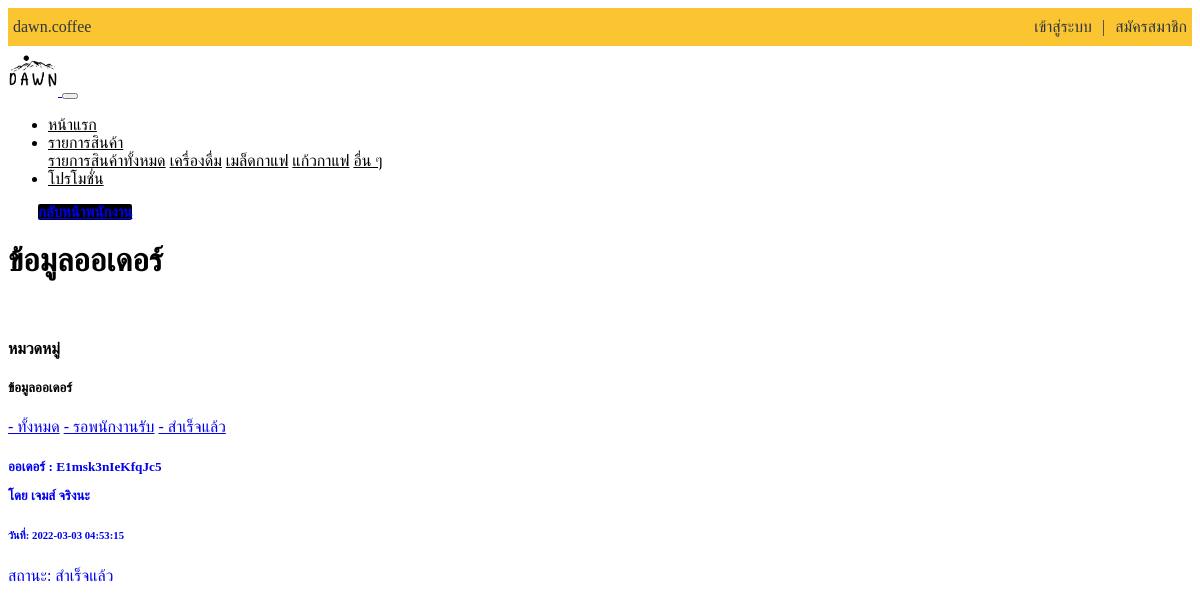
The page /delivery/delivery_order.php on the database as committed earlier.
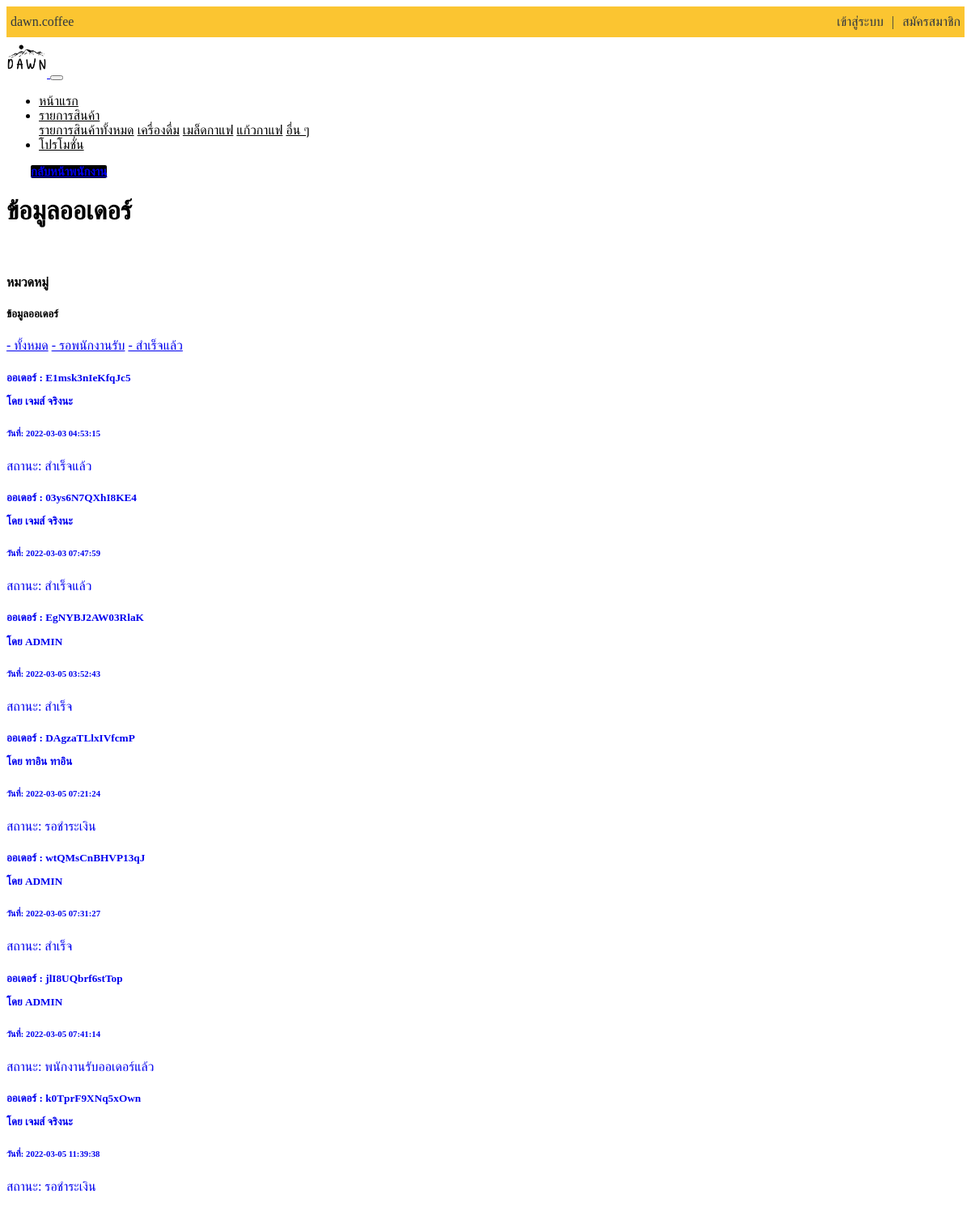
The same page on the database as committed later.
### tables this page shows
CREATE TABLE `orders` (
  `order_id` int(5) NOT NULL,
  `order_date` datetime NOT NULL,
  `order_name` text NOT NULL,
  `order_address` text NOT NULL,
  `order_email` text NOT NULL,
  `order_tal` text NOT NULL,
  `order_key` text NOT NULL,
  `status` text NOT NULL,
  `order_track` text NOT NULL,
  `order_shiping` text NOT NULL,
  `order_rider` text NOT NULL,
  `order_rider_id` int(5) NOT NULL
);

### delivery/orders/order_all.php (the view)
<?php
    include_once('config.inc.php');
    $result = mysqli_query($conn,"SELECT * FROM orders ORDER BY order_id asc");
    while($row = mysqli_fetch_array($result)){
        echo '
        <a href="?page=orders&&OrderID='.$row["order_id"].'" class="text-dark" style="text-decoration:none">
            <div class="card mx-auto" style="">
            <div class="card-body">
                <h5 class="card-title">ออเดอร์ : '.$row["order_key"].' <p> โดย '.$row["order_name"].'</p> </h5>
                <h6 class="card-subtitle mb-2 text-muted">วันที่: '.$row["order_date"].'</h6>
                <p class="card-text">สถานะ: '.$row["status"].'</p>
            </div>
            </div>
        </a> ';
    }
?>

### include/navbar.php (shortened to what this page needs)
<div class="acc-nav">
<ul class="ul-acc-nav">
  <div class="container">
  <li><a href="#"> <i class="fab fa-instagram"></i> dawn.coffee</a></li>
  <?php
      if(isset($_SESSION['auth-id'])){
        include('config.inc.php');
        $sql = "SELECT * FROM account WHERE acc_id='".$_SESSION["auth-id"]."' ";
        $result = mysqli_query($conn, $sql);
        $row = mysqli_fetch_array($result);
        extract($row);
  ?>
  <li style="float:right"><a href="?page=logout">ออกจากระบบ</a></li>
  <li style="float:right" ><a style="color: #2f3640;">|</a></li>
  <li style="float:right" ><a href="?page=profile">คุณ: <?=$acc_name?></a></li>
  <?php }else{ ?>
  <li style="float:right"><a href="?page=register">สมัครสมาชิก</a></li>
  <li style="float:right" ><a style="color: #2f3640;">|</a></li>
  <li style="float:right" ><a href="?page=login">เข้าสู่ระบบ</a></li>
  <li style="float:right" ><a style="color: #2f3640;"><i class="fas fa-user-alt"></i></a></li>
  <?php }?>
  </div>
</ul>
</div>
<nav class="navbar navbar-expand-md navbar-light bg-c-light">
  <div class="container">
  <a class="navbar-brand" href="?page=home">
    <img src="dist/img/logo_dawn.png" alt="logo" width="50px">
  </a>
  <button class="navbar-toggler" type="button" data-toggle="collapse" data-target="#navbarSupportedContent" aria-controls="navbarSupportedContent" aria-expanded="false" aria-label="Toggle navigation">
  </button>
  <div class="collapse navbar-collapse" id="navbarSupportedContent">
    <ul class="navbar-nav mr-auto">
      <li class="nav-item">
        <a class="nav-link" href="?page=home">หน้าแรก</a>
      </li>
      <li class="nav-item dropdown">
        <a class="nav-link dropdown-toggle" href="#" id="navbarDropdown" role="button" data-toggle="dropdown" aria-haspopup="true" aria-expanded="false">
          รายการสินค้า
        </a>
        <div class="dropdown-menu" aria-labelledby="navbarDropdown">
          <a class="dropdown-item" href="?page=allproduct">รายการสินค้าทั้งหมด</a>
          <a class="dropdown-item" href="?page=drink">เครื่องดื่ม</a>
          <a class="dropdown-item" href="?page=bean">เมล็ดกาแฟ</a>
          <a class="dropdown-item" href="?page=mug">แก้วกาแฟ</a>
          <a class="dropdown-item" href="?page=more">อื่น ๆ</a>
        </div>
      </li>
      <li class="nav-item">
        <a class="nav-link" href="?page=promotion">โปรโมชั่น</a>
      </li>
    </ul>
  </div>
  </div>
</nav>

### delivery/delivery_order.php (shortened to what this page needs)
<?php
include_once('include/navbar.php');
$check_admin = isset($_SESSION['auth-status']) ? $_SESSION['auth-status'] : '';
if($check_admin != 'member' ){
?>
<div class="container">
<a href="?page=delivery" class="btn btn-primary btn-block btn-back">กลับหน้าพนักงาน</a><br>
<h1 class="text-center">ข้อมูลออเดอร์</h1>
<br>
<div class="container-fluid">
	<div class="row">
		<div class="col-md-2">
            <h4>หมวดหมู่</h4>
            <div class="list-group list-group-flush">
            <h5>ข้อมูลออเดอร์</h5>
            <a href="?page=delivery_order&&list_order=ทั้งหมด" class="list-group-item list-group-item-action">- ทั้งหมด</a>
            <a href="?page=delivery_order&&list_order=รอพนักงานรับ" class="list-group-item list-group-item-action">- รอพนักงานรับ</a>
            <a href="?page=delivery_order&&list_order=สำเร็จแล้ว" class="list-group-item list-group-item-action">- สำเร็จแล้ว</a>
            </div>
		</div>
		<div class="col-md-10">
            <?php
            $current_page = isset($_GET['list_order']) ? $_GET['list_order'] : 'ทั้งหมด' ;
            switch ($current_page) {
                case ('ทั้งหมด'):
                    include_once 'delivery/orders/order_all.php';
                    break;
            };
            ?>
		</div>
	</div>
</div>
</div>
<?php }else {
    header('Location: ?page=home');
}?>

### include/navbar.php (style rules this page uses)
.ul-acc-nav { list-style-type: none; margin: 0; padding: 0; overflow: hidden; background-color: #fbc531; }
.ul-acc-nav li { float: left; }
.ul-acc-nav li a { display: block; color: #2f3640; text-align: center; padding: 10px 5px; text-decoration: none; }
.bg-c-light { background-color: white; }
.navbar-nav a { color: black !important; }

### delivery/delivery_order.php (style rules this page uses)
.btn-back { max-width: 150px; border-radius: 2px; font-size: 15px; font-weight: bold; background-color: black; border: 1px black; margin-top:30px; margin-right:auto; margin-left:30px; }

Rows that differ between the two databases and show on the page:
added orders: order_key "03ys6N7QXhI8KE4", order_name "เจมส์ จริงนะ", order_date "2022-03-03 07:47:59", status "สำเร็จแล้ว"
added orders: order_key "EgNYBJ2AW03RlaK", order_name "ADMIN", order_date "2022-03-05 03:52:43", status "สำเร็จ"
added orders: order_key "DAgzaTLlxIVfcmP", order_name "ทาอิน ทาอิน", order_date "2022-03-05 07:21:24", status "รอชำระเงิน"
added orders: order_key "wtQMsCnBHVP13qJ", order_name "ADMIN", order_date "2022-03-05 07:31:27", status "สำเร็จ"
added orders: order_key "jlI8UQbrf6stTop", order_name "ADMIN", order_date "2022-03-05 07:41:14", status "พนักงานรับออเดอร์แล้ว"
added orders: order_key "k0TprF9XNq5xOwn", order_name "เจมส์ จริงนะ", order_date "2022-03-05 11:39:38", status "รอชำระเงิน"
